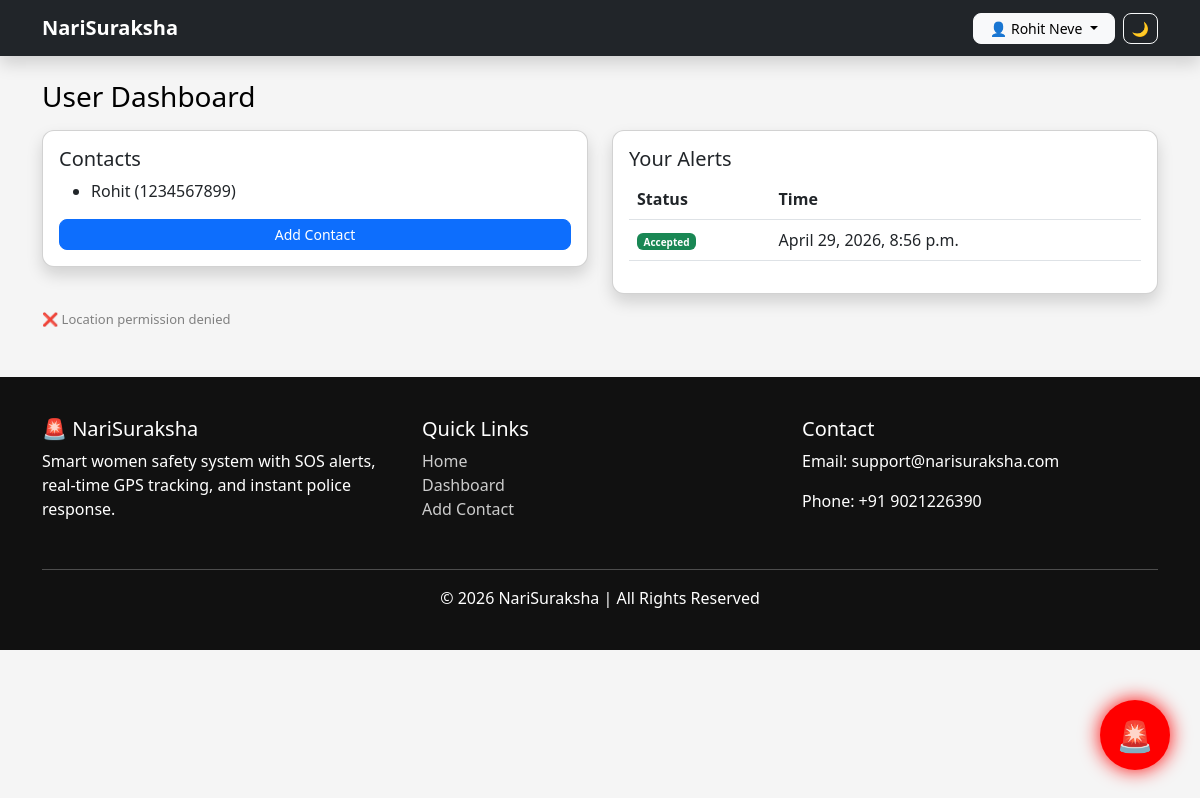
Screenshot of /dashboard/ (signed in) with the database file from the repository.
### alert/models.py (models this page shows, shortened)
class Contact(models.Model):
    user = models.ForeignKey(User, on_delete=models.CASCADE)
    name = models.CharField(max_length=100)
    phone = models.CharField(max_length=15)
    email = models.EmailField(blank=True, null=True)

class Alert(models.Model):
    STATUS_CHOICES = (
        ('pending', 'Pending'),
        ('accepted', 'Accepted'),
        ('rejected', 'Rejected'),
    )
    user = models.ForeignKey(User, on_delete=models.CASCADE)
    location = models.TextField()
    status = models.CharField(max_length=10, choices=STATUS_CHOICES, default='pending')
    created_at = models.DateTimeField(auto_now_add=True)

### alert/views.py (the view)
# urls.py: path('dashboard/', views.dashboard, name='dashboard'),
@login_required
def dashboard(request):
    try:
        role = request.user.profile.role
    except Profile.DoesNotExist:
        messages.error(request, "Profile not found ❌")
        return redirect('login')
    notification_count = Alert.objects.filter(status='pending').count()
    if role == 'user':
        return render(request, 'user_dashboard.html', {
            'contacts': Contact.objects.filter(user=request.user),
            'alerts': Alert.objects.filter(user=request.user).order_by('-created_at'),
            'notification_count': notification_count
        })
    elif role == 'police':
        return render(request, 'police_dashboard.html', {
            'alerts': Alert.objects.all().order_by('-created_at'),
            'notification_count': notification_count
        })
    else:
        return render(request, 'admin_dashboard.html', {
            'alerts': Alert.objects.all().order_by('-created_at'),
            'notification_count': notification_count
        })

### templates/user_dashboard.html (shortened to what this page needs)
{% extends 'base.html' %}
{% block content %}
<h3 class="mb-3">User Dashboard</h3>
<div class="row">
    <div class="col-md-6">
        <div class="card p-3 shadow">
            <h5>Contacts</h5>
            <ul>
                {% for c in contacts %}
                    <li>{{ c.name }} ({{ c.phone }})</li>
                {% empty %}
                    <li>No contacts added</li>
                {% endfor %}
            </ul>
            <a href="{% url 'add_contact' %}" class="btn btn-primary btn-sm">
                Add Contact
            </a>
        </div>
    </div>
    <div class="col-md-6">
        <div class="card p-3 shadow">
            <h5>Your Alerts</h5>
            <table class="table">
                <tr>
                    <th>Status</th>
                    <th>Time</th>
                </tr>
                {% for a in alerts %}
                <tr>
                    <td>
                        {% if a.status == 'pending' %}
                            <span class="badge bg-warning text-dark">Pending</span>
                        {% elif a.status == 'accepted' %}
                            <span class="badge bg-success">Accepted</span>
                        {% else %}
                            <span class="badge bg-danger">Rejected</span>
                        {% endif %}
                    </td>
                    <td>{{ a.created_at }}</td>
                </tr>
                {% empty %}
                <tr>
                    <td colspan="2">No alerts yet</td>
                </tr>
                {% endfor %}
            </table>
        </div>
    </div>
</div>
<div class="mt-3">
    <p id="locationPreview" style="font-size:13px;color:gray;">
    </p>
</div>
<form id="sosForm" method="post" action="{% url 'sos' %}">
    <button type="button" onclick="confirmSOS()" class="btn-sos">
        🚨
    </button>
</form>
{% endblock %}

### templates/base.html (shortened to what this page needs)
{% load static %}
<!DOCTYPE html>
<html>
<head>
    <link href="https://cdn.jsdelivr.net/npm/bootstrap@5.3.0/dist/css/bootstrap.min.css" rel="stylesheet">
    <link rel="stylesheet" href="{% static 'css/style.css' %}">
</head>
<body>
    <nav class="navbar navbar-expand-lg navbar-dark bg-dark shadow sticky-top">
        <div class="container">
            <a class="navbar-brand fw-bold" href="{% url 'home' %}">
                NariSuraksha
            </a>
            <div class="collapse navbar-collapse" id="navbarNav">
                <ul class="navbar-nav ms-auto align-items-center">
                    {% if user.is_authenticated %}
                    <li class="nav-item dropdown me-2">
                        <a class="btn btn-light btn-sm dropdown-toggle px-3" href="#" role="button"
                            data-bs-toggle="dropdown">
                            👤 {{ user.username }}
                        </a>
                    </li>
                    {% endif %}
                    <li class="nav-item">
                        <button onclick="toggleTheme()" id="themeBtn" class="btn btn-outline-light btn-sm">
                            🌙
                        </button>
                    </li>
                </ul>
            </div>
        </div>
    </nav>
    <div class="container mt-4 mb-5">
        {% block content %}{% endblock %}
    </div>
    <footer class="footer mt-5">
        <div class="container">
            <div class="row text-center text-md-start">
                <div class="col-md-4 mb-3">
                    <h5>🚨 NariSuraksha</h5>
                    <p>
                        Smart women safety system with SOS alerts, real-time GPS tracking,
                        and instant police response.
                    </p>
                </div>
                <div class="col-md-4 mb-3">
                    <h5>Quick Links</h5>
                    <ul class="list-unstyled">
                        <li><a href="{% url 'home' %}" class="footer-link">Home</a></li>
                        <li><a href="{% url 'dashboard' %}" class="footer-link">Dashboard</a></li>
                        <li><a href="{% url 'add_contact' %}" class="footer-link">Add Contact</a></li>
                    </ul>
                </div>
                <div class="col-md-4 mb-3">
                    <h5>Contact</h5>
                    <p>Email: support@narisuraksha.com</p>
                    <p>Phone: +91 9021226390</p>
                </div>
            </div>
            <hr style="background:white;">
            <div class="text-center">
                © 2026 NariSuraksha | All Rights Reserved
            </div>
        </div>
    </footer>
</body>
</html>

### static/css/style.css (style rules this page uses)
body { background: #f5f5f5; color: #000; font-family: 'Segoe UI', sans-serif; transition: all 0.3s ease; }
.navbar { transition: 0.3s; }
.badge { font-size: 10px; }
.card { border-radius: 12px; transition: 0.3s; box-shadow: 0 4px 12px rgba(0,0,0,0.1); }
.table { background: transparent; }
.btn { border-radius: 8px; transition: 0.2s; }
.btn-sos { position: fixed; bottom: 30px; right: 30px; width: 70px; height: 70px; border-radius: 50%; font-size: 30px; background: red; color: white; border: none; box-shadow: 0 0 20px red; animation: pulse 1.5s infinite; z-index: 999; cursor: pointer; }
.footer { background: #111; color: white; padding: 40px 0; }
.footer-link { color: #ccc; text-decoration: none; }

### rows the page displays
Contact: name "Rohit", phone "1234567899"
Alert: status "Accepted", created_at "April 29, 2026, 8:56 p.m."

### other values shown
{{ user.username }} "Rohit Neve"
